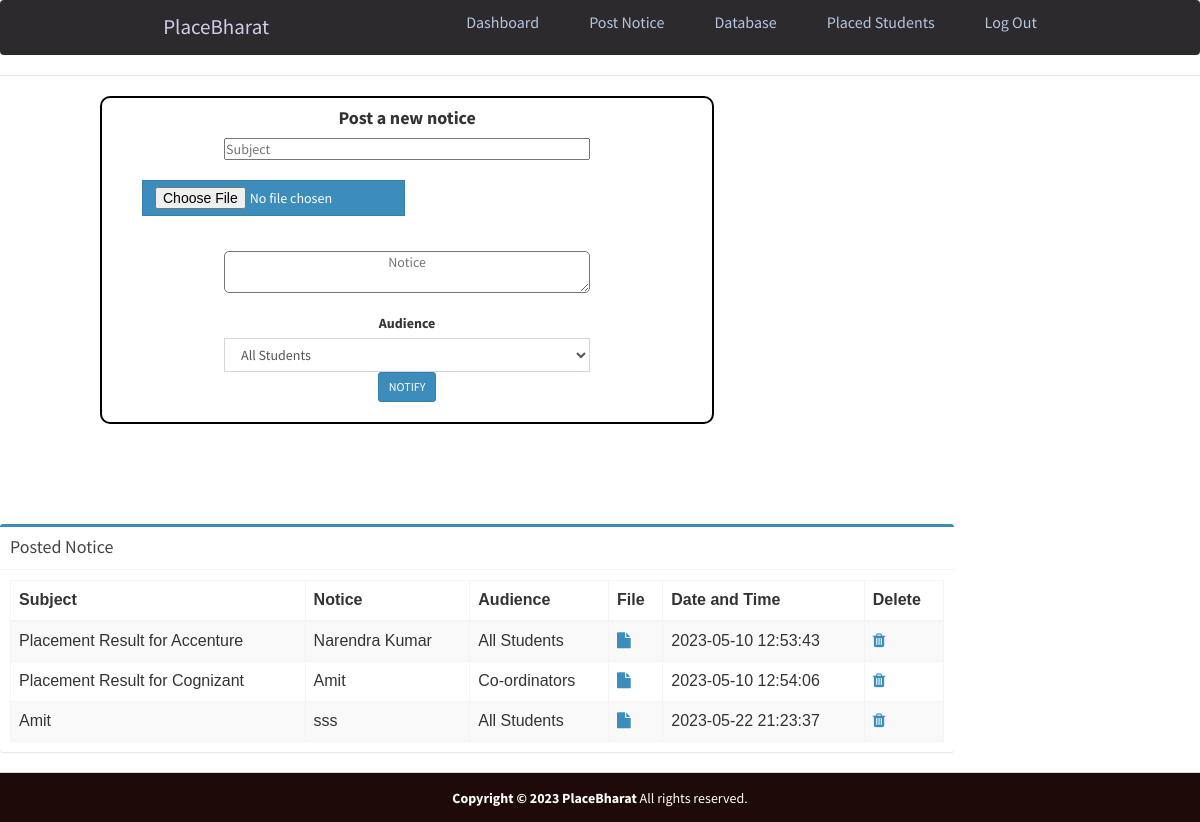
The app's page /admin/postnotice.php with its own data.
### tables this page shows
CREATE TABLE `notice` (
  `id` int(11) NOT NULL AUTO_INCREMENT,
  `subject` varchar(250) NOT NULL,
  `notice` varchar(255) DEFAULT NULL,
  `audience` varchar(255) DEFAULT NULL,
  `resume` varchar(250) DEFAULT NULL,
  `hash` varchar(255) DEFAULT NULL,
  `date` datetime DEFAULT NULL,
  UNIQUE KEY `id` (`id`)
);

### admin/postnotice.php (the view, shortened to what this page needs)
<?php
require_once("../db.php");
?>
<!DOCTYPE html>
<html>
<head>
    <link rel="stylesheet" href="https://cdnjs.cloudflare.com/ajax/libs/twitter-bootstrap/3.3.7/css/bootstrap.min.css">
    <link rel="stylesheet" href="https://cdnjs.cloudflare.com/ajax/libs/font-awesome/4.7.0/css/font-awesome.min.css">
    <link rel="stylesheet" href="https://cdnjs.cloudflare.com/ajax/libs/ionicons/2.0.1/css/ionicons.min.css">
    <link rel="stylesheet" href="css/AdminLTE.min.css">
    <link rel="stylesheet" href="css/_all-skins.min.css">
    <link rel="stylesheet" href="css/custom.css">
</head>
<body class="hold-transition skin-green sidebar-mini">
    <?php
    include 'header.php';
    ?>
    <div class="row">
        <div class="col-xs-6 responsive">
            <section>
                <form class="centre " action="" method="POST">
                    <div>
                        <h4><strong> Post a new notice</strong></h4>
                    </div>
                    <div>
                        <input id="subject" placeholder="Subject" type="text" name="subject" style="margin:auto">
                    </div>
                    <div id="file" class="form-group">
                        <input type="file" name="resume" class="btn btn-flat btn-primary">
                    </div>
                    <br>
                    <div class="form-group mt-3">
                        <textarea style="top:80px " type="input" class="input" name="input" id="input" placeholder="Notice" required></textarea>
                    </div>
                    <div class="form-group text-center option">
                        <label>Audience </label>
                        <select class="form-control select2 select2-hidden-accessible" style="width: 100%" tabindex="-1" aria-hidden="true" class="input" name="audience">
                            <option class="option" value="All Students">All Students</option>
                        </select>
                    </div>
                    <div class="text-center">
                        <button class="btn btn-primary btn-sm" id="submit" name="submit" type=" submit1">NOTIFY</button>
                    </div><br>
                </form>
        </div>
        <div class="col-xs-5 responsive2 ">
            <div class="box box-primary ">
                <div class="box-header with-border">
                    <h3 class="box-title">Posted Notice</h3>
                </div>
                <div class="box-body">
                    <table id="example1" class="table table-bordered table-striped">
                        <thead>
                            <tr>
                                <th>Subject</th>
                                <th>Notice</th>
                                <th>Audience</th>
                                <th>File</th>
                                <th>Date and Time</th>
                                <th>Delete</th>
                            </tr>
                        </thead>
                        <tbody>
                            <?php
                            $sql = "SELECT * FROM notice";
                            $result = $conn->query($sql);
                            if ($result->num_rows > 0) {
                                while ($row = $result->fetch_assoc()) {
                            ?>
                                    <td><?php echo $row['subject']; ?></td>
                                    <td><?php echo $row['notice']; ?></td>
                                    <td><?php echo $row['audience']; ?></td>
                                    <?php if ($row['resume'] != '') { ?>
                                        <td><a href="../uploads/resume/<?php echo $row['resume']; ?>" download="<?php echo 'Notice'; ?>"><i class="fa fa-file"></i></a></td>
                                    <?php } else { ?>
                                        <td>No Resume Uploaded</td>
                                    <?php } ?>
                                    <td><?php echo $row['date']; ?></td>
                                    <td><a id="delete" href="deletenotice.php?id=<?php echo $row['id']; ?>"><i class="fa fa-trash"></i></a></td>
                                    </tr><?php
                                        }
                                    }
                                            ?>
                        </tbody>
                    </table>
                </div>
            </div>
        </div>
    </div>
    <footer class="main-footer" style="margin:auto;margin-bottom: 0px; padding:15px;
  width: 100%;
  height: 50px; position:absolute; background-color:#1f0a0a; color:white">
        <div class="text-center">
            <strong>Copyright &copy; 2023 PlaceBharat</strong> All rights
            reserved.
        </div>
    </footer>
</body>
</html>

### css/custom.css (style rules this page uses)
.box { font-size: medium; font-family: sans-serif; }

### admin/header.php (style rules this page uses)
* { margin: 0; padding: 0; box-sizing: border-box; }
html { font-size: 62.5%; font-family: 'Roboto', sans-serif; }
a { text-decoration: none; }

### admin/postnotice.php (style rules this page uses)
#file { margin-left: 40px; margin-top: 20px; }
body { background-color: white; }
.centre { margin: 20px 30px 100px 20px; text-align: center; height: 450px; width: 700px; border: 2px solid black; border-radius: 10px; display: inline-block; }
#subject { width: 86%; }
.option { width: 30%; margin: auto; }
.input { height: 200px; width: 600px; border-radius: 5px; background-color: white; text-align: center; }
@media screen and (max-width: 1447px) { .centre { height: 105%; width: 105%; margin-left: 100px; } }
@media screen and (max-width: 1447px) { .responsive2 { margin: auto; display: block; height: 80%; width: 80%; margin: auto; } }
@media screen and (max-width: 1447px) { #subject { height: 60%; width: 60%; margin: auto; } }
@media screen and (max-width: 1447px) { .option { height: 60%; width: 60%; margin: auto; } }
@media screen and (max-width: 1447px) { .input { height: 80%; width: 60%; margin: auto; } }

### records on screen
notice: subject "Placement Result for Accenture", notice "Narendra Kumar", audience "All Students", date "2023-05-10 12:53:43"
notice: subject "Placement Result for Cognizant", notice "Amit", audience "Co-ordinators", date "2023-05-10 12:54:06"
notice: subject "Amit", notice "sss", audience "All Students", date "2023-05-22 21:23:37"
